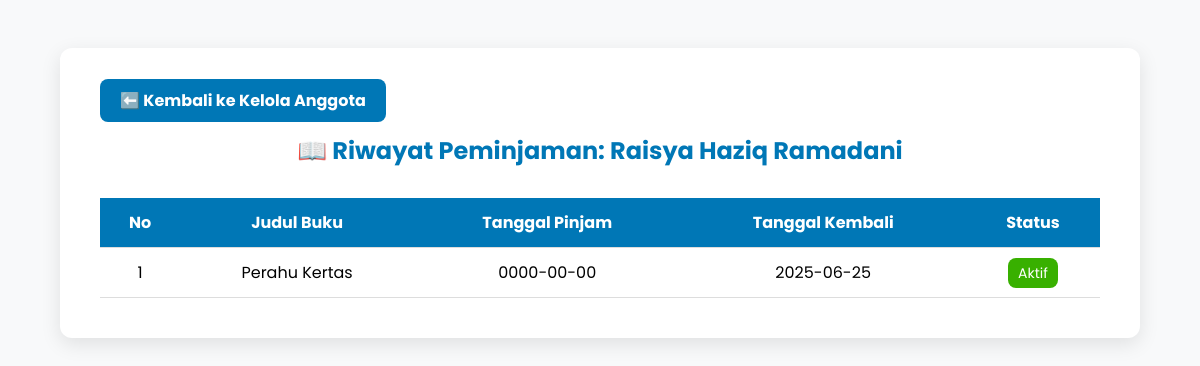
The app's page /lihat_peminjaman.php?nama=Raisya+Haziq+Ramadani with its own data.
### tables this page shows
CREATE TABLE `peminjaman` (
  `id_peminjaman` int(11) NOT NULL,
  `id_buku` int(11) NOT NULL,
  `nama_peminjam` varchar(255) DEFAULT NULL,
  `alamat_peminjam` varchar(255) DEFAULT NULL,
  `telepon_peminjam` varchar(255) DEFAULT NULL,
  `tanggal_pinjam` date DEFAULT NULL,
  `tanggal_kembali` date DEFAULT NULL
);

CREATE TABLE `buku` (
  `id_buku` int(11) NOT NULL,
  `judul` varchar(100) NOT NULL,
  `penulis` varchar(100) DEFAULT NULL,
  `penerbit` varchar(100) DEFAULT NULL,
  `tahun_terbit` int(11) DEFAULT NULL,
  `stok` int(11) DEFAULT NULL
);

### lihat_peminjaman.php (the view, shortened to what this page needs)
<?php
include 'config.php';
$nama = urldecode($_GET['nama']);
$result = mysqli_query($conn, "
    SELECT p.id_peminjaman, b.judul, p.tanggal_pinjam, p.tanggal_kembali
    FROM peminjaman p
    JOIN buku b ON p.id_buku = b.id_buku
    WHERE p.nama_peminjam = '$nama'
");
?>
<!DOCTYPE html>
<html lang="id">
<head>
</head>
<body>
<div class="container">
    <div style="margin-bottom: 20px;">
        <a href="kelola_anggota.php" style="
            background-color: #0077b6;
            color: white;
            padding: 10px 20px;
            text-decoration: none;
            border-radius: 8px;
            font-weight: bold;
            transition: 0.3s;
        " onmouseover="this.style.backgroundColor='#005f8a'" onmouseout="this.style.backgroundColor='#0077b6'">
            ⬅️ Kembali ke Kelola Anggota
        </a>
    </div>
    <h2>📖 Riwayat Peminjaman: <?= htmlspecialchars($nama) ?></h2>
    <table>
        <tr>
            <th>No</th>
            <th>Judul Buku</th>
            <th>Tanggal Pinjam</th>
            <th>Tanggal Kembali</th>
            <th>Status</th>
        </tr>
        <?php
        $no = 1;
        while ($row = mysqli_fetch_assoc($result)) {
            $status = ($row['tanggal_kembali'] >= date('Y-m-d')) ?
                        "<span class='badge-aktif'>Aktif</span>" :
                        "<span class='badge-selesai'>Selesai</span>";
            echo "<tr>
                <td>{$no}</td>
                <td>{$row['judul']}</td>
                <td>{$row['tanggal_pinjam']}</td>
                <td>{$row['tanggal_kembali']}</td>
                <td>{$status}</td>
            </tr>";
            $no++;
        }
        ?>
    </table>
</div>
</body>
</html>

### lihat_peminjaman.php (style rules this page uses)
body { font-family: 'Poppins', sans-serif; background-color: #f8f9fa; padding: 40px; }
.container { max-width: 1000px; margin: auto; background: white; padding: 40px; border-radius: 12px; box-shadow: 0 6px 20px rgba(0,0,0,0.1); }
h2 { text-align: center; color: #0077b6; margin-bottom: 30px; }
table { width: 100%; border-collapse: collapse; margin-top: 20px; }
th, td { padding: 12px; text-align: center; border-bottom: 1px solid #ddd; }
th { background-color: #0077b6; color: white; }
.badge-aktif { background-color: #38b000; color: white; padding: 5px 10px; border-radius: 8px; font-size: 14px; }

### records on screen
peminjaman: id_buku.judul "Perahu Kertas", tanggal_pinjam "0000-00-00", tanggal_kembali "2025-06-25", shows "Aktif"

### other values on screen
$nama "Raisya Haziq Ramadani"
